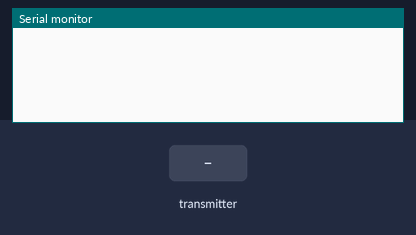
The sketch below on a simulated Arduino Uno, built with avr-gcc and run on an emulated ATmega328P. Shown: the last lines printed to the serial monitor. Inputs (shaded band) come from the test bench. No radio packets arrive unless stated.

Above: at 1.2 s.
1.3 s: the transmitter starts sending Array.0 = 0
At 1.42 s:
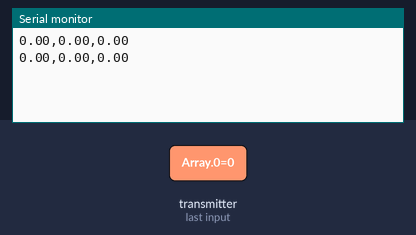
3.2 s: the transmitter starts sending Array.1 = 25
At 3.26 s:
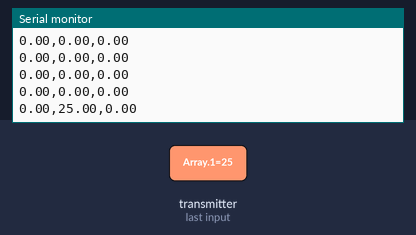
4.7 s: the transmitter starts sending Array.2 = 25
At 4.78 s:
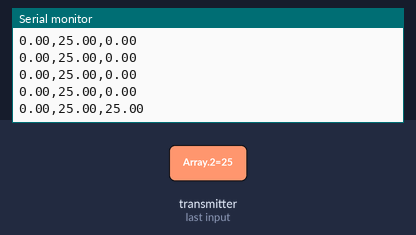
6.2 s: the transmitter starts sending Array.0 = 25
At 6.21 s:
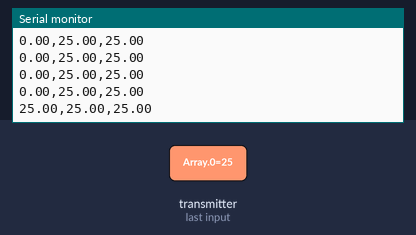
7.7 s: the transmitter starts sending Array.1 = 100
At 7.74 s:
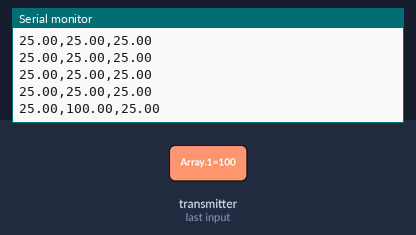
10.7 s: the transmitter starts sending Array.2 = 0
At 10.9 s:
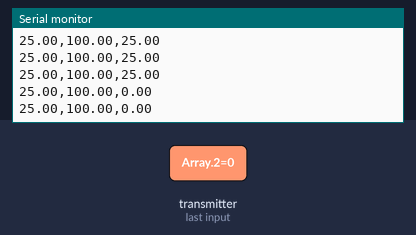
Timing chart, 0 to 13.2 s (numbered marks = the images above; inputs shaded):
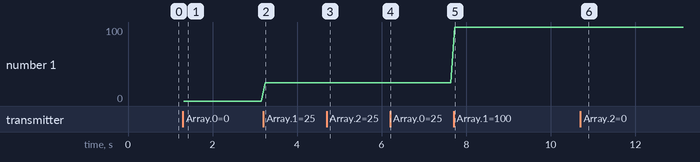

The sketch:

receiver.ino
```cpp
#include <SPI.h>
#include <nRF24L01.h>
#include <RF24.h>

RF24 radio(7, 8); // CE, CSN

const byte address[6] = "13121";
float Array[3];

void setup() {
  Serial.begin(9600);
  radio.begin();
  radio.openReadingPipe(0, address);
  radio.setPALevel(RF24_PA_MIN);
  radio.startListening();
}

void loop() {
  if (radio.available()) {
    radio.read(&Array, sizeof(Array));
    Serial.print(Array[0]);
    Serial.print(",");
    Serial.print(Array[1]);
    Serial.print(",");
    Serial.println(Array[2]);
  }
  delay(100);
}
```

Measured:
- after the input at 1.3 s, the serial monitor: prints a new line at once (image 1)
- after the input at 3.2 s, the serial monitor: prints a new line after 0.05 s (image 2)
- after the input at 4.7 s, the serial monitor: prints a new line after 0.08 s (image 3)
- after the input at 6.2 s, the serial monitor: prints a new line at once (image 4)
- after the input at 7.7 s, the serial monitor: prints a new line at once (image 5)
- after the input at 10.7 s, the serial monitor: prints a new line after 0.09 s (image 6)
- plotted number 1: 0 → 25 after the input at 3.2 s, 25 → 100 after the input at 7.7 s
